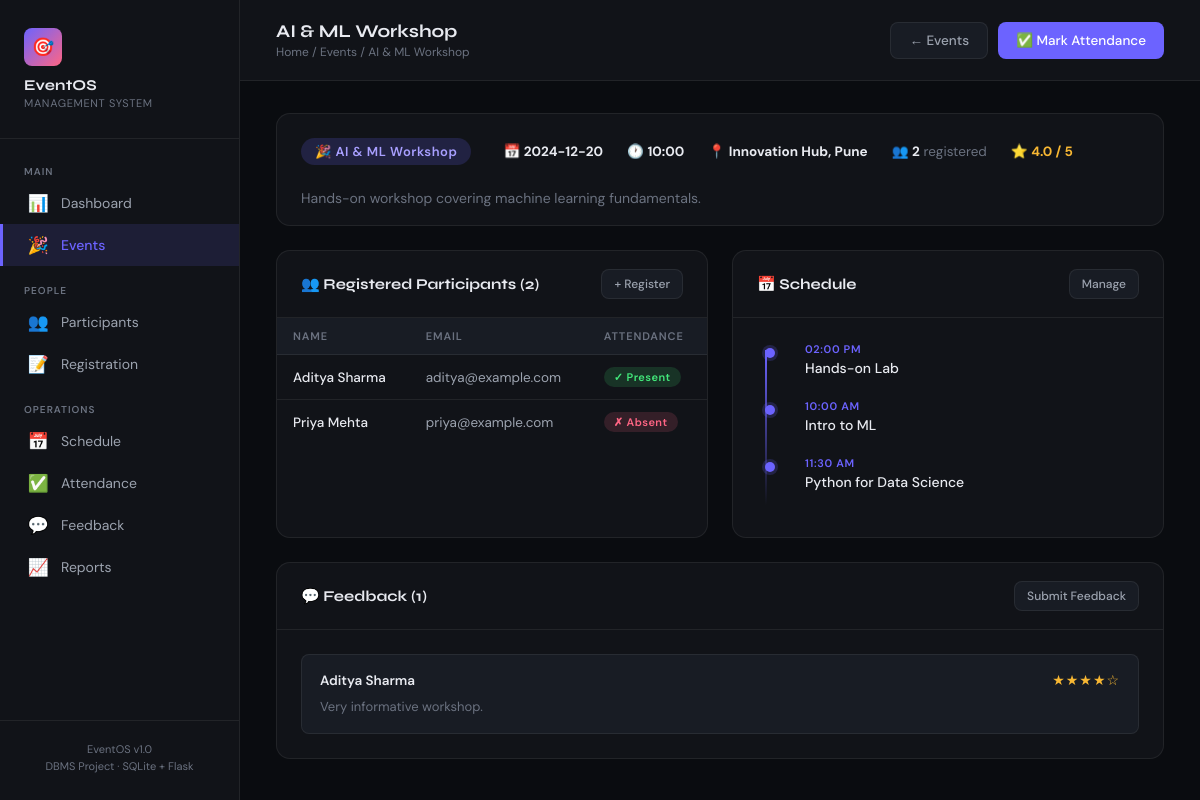
Screenshot of /events/2 with the database file from the repository.
### tables this page shows
CREATE TABLE Events (
                id          INTEGER PRIMARY KEY AUTOINCREMENT,
                name        TEXT    NOT NULL,
                date        TEXT    NOT NULL,
                time        TEXT    NOT NULL,
                location    TEXT    NOT NULL,
                description TEXT
            );

CREATE TABLE Attendance (
                id             INTEGER PRIMARY KEY AUTOINCREMENT,
                participant_id INTEGER NOT NULL REFERENCES Participants(id) ON DELETE CASCADE,
                event_id       INTEGER NOT NULL REFERENCES Events(id)       ON DELETE CASCADE,
                status         TEXT    NOT NULL CHECK(status IN ('Present','Absent')),
                UNIQUE(participant_id, event_id)
            );

CREATE TABLE Participants (
                id    INTEGER PRIMARY KEY AUTOINCREMENT,
                name  TEXT    NOT NULL,
                email TEXT    NOT NULL UNIQUE,
                phone TEXT    NOT NULL
            );

CREATE TABLE Schedule (
                id           INTEGER PRIMARY KEY AUTOINCREMENT,
                event_id     INTEGER NOT NULL REFERENCES Events(id) ON DELETE CASCADE,
                session_name TEXT    NOT NULL,
                session_time TEXT    NOT NULL
            );

CREATE TABLE Feedback (
                id             INTEGER PRIMARY KEY AUTOINCREMENT,
                participant_id INTEGER NOT NULL REFERENCES Participants(id) ON DELETE CASCADE,
                event_id       INTEGER NOT NULL REFERENCES Events(id)       ON DELETE CASCADE,
                rating         INTEGER NOT NULL CHECK(rating BETWEEN 1 AND 5),
                comments       TEXT,
                UNIQUE(participant_id, event_id)
            );

### app.py (the view)
@app.route('/events/<int:event_id>')
def event_detail(event_id):
    event = db_get_event(event_id)
    if not event:
        flash('Event not found.', 'error')
        return redirect(url_for('events'))
    participants = db_get_participants_for_event(event_id)
    schedule     = db_get_schedule(event_id)
    feedback     = db_get_feedback(event_id)
    with get_db() as conn:
        avg_rating = conn.execute(
            "SELECT ROUND(AVG(rating),1) FROM Feedback WHERE event_id=?", (event_id,)
        ).fetchone()[0]
    return render_template('event_detail.html',
        event=event, participants=participants,
        schedule=schedule, feedback=feedback, avg_rating=avg_rating)

### app.py (called while the page is built)
def get_db():
    conn = sqlite3.connect(DB_PATH)
    conn.row_factory = sqlite3.Row
    conn.execute("PRAGMA foreign_keys = ON")
    return conn

def db_get_event(event_id):
    with get_db() as conn:
        return conn.execute("SELECT * FROM Events WHERE id=?", (event_id,)).fetchone()

def db_get_participants_for_event(event_id):
    with get_db() as conn:
        return conn.execute('''
            SELECT p.*, a.status
            FROM Participants p
            JOIN Registrations r ON r.participant_id = p.id
            LEFT JOIN Attendance a ON a.participant_id = p.id AND a.event_id = ?
            WHERE r.event_id = ?
        ''', (event_id, event_id)).fetchall()

def db_get_schedule(event_id):
    with get_db() as conn:
        return conn.execute(
            "SELECT * FROM Schedule WHERE event_id=? ORDER BY session_time",
            (event_id,)
        ).fetchall()

def db_get_feedback(event_id):
    with get_db() as conn:
        return conn.execute('''
            SELECT f.*, p.name AS participant_name
            FROM Feedback f
            JOIN Participants p ON p.id = f.participant_id
            WHERE f.event_id = ?
            ORDER BY f.id DESC
        ''', (event_id,)).fetchall()

### templates/event_detail.html (shortened to what this page needs)
{% extends "base.html" %}
{% block page_title %}{{ event.name }}{% endblock %}
{% block breadcrumb %}Home / Events / {{ event.name }}{% endblock %}
{% block topbar_actions %}
<a href="{{ url_for('events') }}" class="btn btn-secondary">← Events</a>
<a href="{{ url_for('attendance') }}?event_id={{ event.id }}" class="btn btn-primary">✅ Mark Attendance</a>
{% endblock %}
{% block content %}
<div class="card" style="margin-bottom:24px">
    <div class="card-body" style="display:flex; gap:32px; flex-wrap:wrap; align-items:center">
        <div>
            <span class="badge badge-purple" style="font-size:13px; padding:5px 14px">🎉 {{ event.name }}</span>
        </div>
        <div style="display:flex; gap:24px; flex-wrap:wrap; font-size:13.5px; color:var(--text-muted)">
            <span>📅 <strong style="color:var(--text)">{{ event.date }}</strong></span>
            <span>🕐 <strong style="color:var(--text)">{{ event.time }}</strong></span>
            <span>📍 <strong style="color:var(--text)">{{ event.location }}</strong></span>
            <span>👥 <strong style="color:var(--text)">{{ participants|length }}</strong> registered</span>
            {% if avg_rating %}
            <span>⭐ <strong style="color:#f7b733">{{ avg_rating }} / 5</strong></span>
            {% endif %}
        </div>
    </div>
    {% if event.description %}
    <div style="padding:0 24px 18px; font-size:14px; color:var(--text-muted)">{{ event.description }}</div>
    {% endif %}
</div>
<div class="two-col">
    <div class="card">
        <div class="card-header">
            <h3>👥 Registered Participants ({{ participants|length }})</h3>
            <a href="{{ url_for('registration') }}" class="btn btn-secondary btn-sm">+ Register</a>
        </div>
        {% if participants %}
        <div class="table-wrap">
            <table>
                <thead>
                    <tr>
                        <th>Name</th>
                        <th>Email</th>
                        <th>Attendance</th>
                    </tr>
                </thead>
                <tbody>
                    {% for p in participants %}
                    <tr>
                        <td><strong>{{ p.name }}</strong></td>
                        <td>{{ p.email }}</td>
                        <td>
                            {% if p.status == 'Present' %}
                            <span class="badge badge-green">✓ Present</span>
                            {% elif p.status == 'Absent' %}
                            <span class="badge badge-red">✗ Absent</span>
                            {% else %}
                            <span class="badge badge-grey">— Not Marked</span>
                            {% endif %}
                        </td>
                    </tr>
                    {% endfor %}
                </tbody>
            </table>
        </div>
        {% else %}
        <div class="empty-state" style="padding:32px">
            <div class="empty-icon">👥</div>
            <h3>No participants yet</h3>
            <a href="{{ url_for('registration') }}" class="btn btn-primary">Register Participant</a>
        </div>
        {% endif %}
    </div>
    <div class="card">
        <div class="card-header">
            <h3>📅 Schedule</h3>
            <a href="{{ url_for('schedule') }}?event_id={{ event.id }}" class="btn btn-secondary btn-sm">Manage</a>
        </div>
        <div class="card-body">
            {% if schedule %}
            <div class="timeline">
                {% for s in schedule %}
                <div class="timeline-item">
                    <div class="timeline-time">{{ s.session_time }}</div>
                    <div class="timeline-name">{{ s.session_name }}</div>
                </div>
                {% endfor %}
            </div>
            {% else %}
            <div class="empty-state" style="padding:24px">
                <div class="empty-icon">📅</div>
                <h3>No sessions scheduled</h3>
                <a href="{{ url_for('schedule') }}?event_id={{ event.id }}" class="btn btn-primary">Add Sessions</a>
            </div>
            {% endif %}
        </div>
    </div>
</div>
<div class="card" style="margin-top:24px">
    <div class="card-header">
        <h3>💬 Feedback ({{ feedback|length }})</h3>
        <a href="{{ url_for('feedback') }}?event_id={{ event.id }}" class="btn btn-secondary btn-sm">Submit Feedback</a>
    </div>
    <div class="card-body">
        {% if feedback %}
        <div class="feedback-list">
            {% for f in feedback %}
            <div class="feedback-card">
                <div class="feedback-card-top">
                    <span class="feedback-card-name">{{ f.participant_name }}</span>
                    <span class="stars">{{ '★' * f.rating }}{{ '☆' * (5 - f.rating) }}</span>
                </div>
                <p class="feedback-card-comment">{{ f.comments or 'No comments.' }}</p>
            </div>
            {% endfor %}
        </div>
        {% else %}
        <div class="empty-state" style="padding:24px">
            <div class="empty-icon">💬</div>
            <h3>No feedback yet</h3>
            <a href="{{ url_for('feedback') }}?event_id={{ event.id }}" class="btn btn-primary">Submit Feedback</a>
        </div>
        {% endif %}
    </div>
</div>
{% endblock %}

### templates/base.html (shortened to what this page needs)
<!DOCTYPE html>
<html lang="en">
<head>
    <link rel="stylesheet" href="{{ url_for('static', filename='style.css') }}" />
</head>
<body>
    <nav class="sidebar">
        <div class="sidebar-logo">
            <div class="logo-icon">🎯</div>
            <h2>EventOS</h2>
            <p>Management System</p>
        </div>
        <span class="nav-section-label">Main</span>
        <a href="{{ url_for('index') }}" class="nav-link {% if request.endpoint=='index' %}active{% endif %}">
            <span class="nav-icon">📊</span> Dashboard
        </a>
        <a href="{{ url_for('events') }}"
            class="nav-link {% if request.endpoint in ['events', 'event_detail'] %}active{% endif %}">
            <span class="nav-icon">🎉</span> Events
        </a>
        <span class="nav-section-label" style="margin-top:12px">People</span>
        <a href="{{ url_for('participants') }}"
            class="nav-link {% if 'participant' in request.endpoint %}active{% endif %}">
            <span class="nav-icon">👥</span> Participants
        </a>
        <a href="{{ url_for('registration') }}"
            class="nav-link {% if request.endpoint=='registration' %}active{% endif %}">
            <span class="nav-icon">📝</span> Registration
        </a>
        <span class="nav-section-label" style="margin-top:12px">Operations</span>
        <a href="{{ url_for('schedule') }}" class="nav-link {% if request.endpoint=='schedule' %}active{% endif %}">
            <span class="nav-icon">📅</span> Schedule
        </a>
        <a href="{{ url_for('attendance') }}" class="nav-link {% if request.endpoint=='attendance' %}active{% endif %}">
            <span class="nav-icon">✅</span> Attendance
        </a>
        <a href="{{ url_for('feedback') }}" class="nav-link {% if request.endpoint=='feedback' %}active{% endif %}">
            <span class="nav-icon">💬</span> Feedback
        </a>
        <a href="{{ url_for('reports') }}" class="nav-link {% if request.endpoint=='reports' %}active{% endif %}">
            <span class="nav-icon">📈</span> Reports
        </a>
        <div class="sidebar-footer">
            <p>EventOS v1.0<br>DBMS Project · SQLite + Flask</p>
        </div>
    </nav>
    <div class="main">
        <div class="topbar">
            <div>
                <h1>{% block page_title %}Dashboard{% endblock %}</h1>
                <p class="breadcrumb">{% block breadcrumb %}Home{% endblock %}</p>
            </div>
            <div class="topbar-actions">
                {% block topbar_actions %}{% endblock %}
            </div>
        </div>
        <div class="content">
            {% block content %}{% endblock %}
        </div>
    </div>
</body>
</html>

### rows the page displays
Events: name "AI & ML Workshop", date "2024-12-20", time "10:00", location "Innovation Hub, Pune", description "Hands-on workshop covering machine learning fundamentals."
Attendance: name "Aditya Sharma", email "aditya@example.com", status "✓ Present"
Attendance: name "Priya Mehta", email "priya@example.com", status "✗ Absent"
Schedule: session_time "02:00 PM", session_name "Hands-on Lab"
Schedule: session_time "10:00 AM", session_name "Intro to ML"
Schedule: session_time "11:30 AM", session_name "Python for Data Science"
Feedback: participant_name "Aditya Sharma", rating "★★★★", rating "☆", comments "Very informative workshop."

### other values shown
{{ participants|length }} "2"
{{ avg_rating }} "4.0"
{{ feedback|length }} "1"
